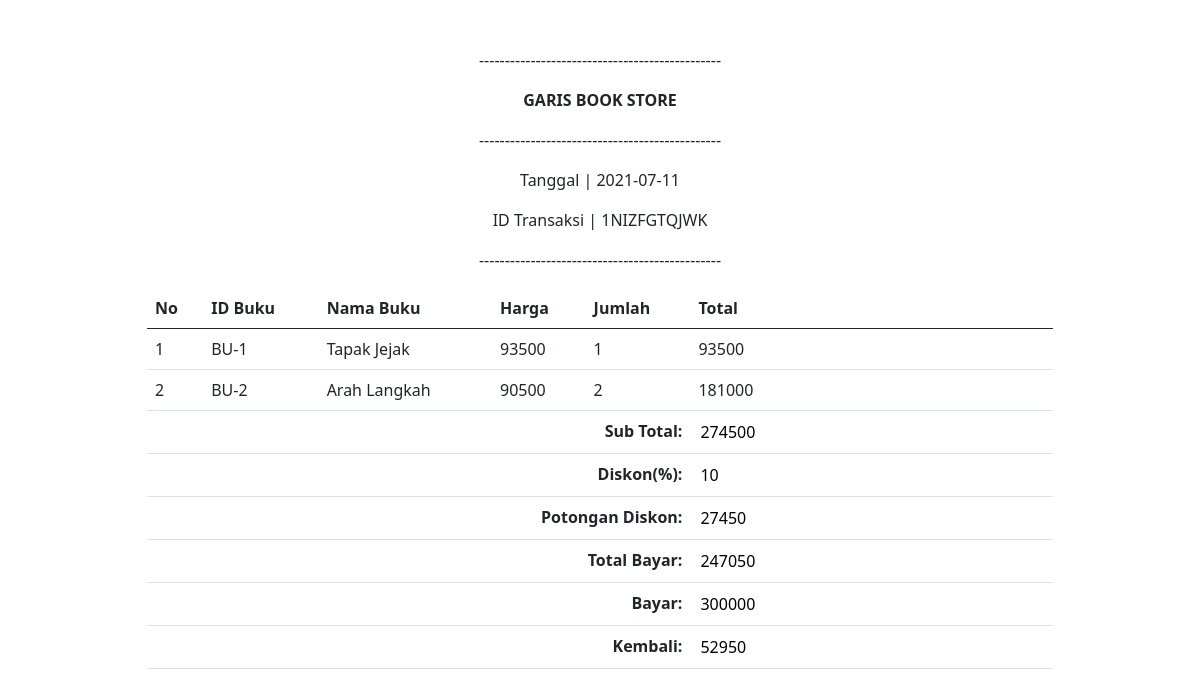
Screenshot of /transaksinota.php?randomcode=1NIZFGTQJWK (signed in) with the database file from the repository.
### tables this page shows
CREATE TABLE `transaksidetail` (
  `id_transaksi` varchar(50) NOT NULL,
  `tgl_transaksi` date NOT NULL,
  `sub_total` int(11) NOT NULL,
  `diskon` int(11) NOT NULL,
  `potongan` int(11) NOT NULL,
  `total_bayar` int(11) NOT NULL,
  `bayar` int(11) NOT NULL,
  `kembali` int(11) NOT NULL,
  `deleted` tinyint(1) NOT NULL
);

CREATE TABLE `transaksi` (
  `id` int(50) NOT NULL,
  `id_transaksi` varchar(50) NOT NULL,
  `id_buku` varchar(50) NOT NULL,
  `jumlah` int(11) NOT NULL,
  `total` int(11) NOT NULL,
  `deleted` tinyint(1) NOT NULL
);

CREATE TABLE `buku` (
  `id_buku` varchar(50) NOT NULL,
  `judul_buku` varchar(200) NOT NULL,
  `id_pengarang` varchar(20) NOT NULL,
  `id_penerbit` varchar(20) NOT NULL,
  `id_kategori` varchar(20) NOT NULL,
  `stok` int(11) NOT NULL,
  `harga` int(11) NOT NULL,
  `deskripsi` varchar(1000) NOT NULL,
  `gambar` varchar(200) NOT NULL,
  `deleted` tinyint(1) NOT NULL
);

### transaksinota.php (the view, shortened to what this page needs)
<?php
include 'config.php';
$rc = $_GET['randomcode'];
$query2 = "SELECT * FROM transaksidetail WHERE id_transaksi = '$rc'";
$head = mysqli_query($koneksi, $query2);
if ($head->num_rows > 0) {
    while ($data1 = mysqli_fetch_array($head)) {
        $id_t = $data1['id_transaksi'];
        $tanggal = $data1['tgl_transaksi'];
    }
} else {
    $id_t = "";
    $tanggal = "";
}
?>
<!doctype html>
<html lang="en">
<head>
    <link href="https://cdn.jsdelivr.net/npm/bootstrap@5.0.1/dist/css/bootstrap.min.css" rel="stylesheet">
</head>
<body onload="window.print();">
    <div class="container mt-5">
        <div class="container-fluid">
            <p class="text-center">-----------------------------------------------</p>
            <p class="fw-bold text-center">GARIS BOOK STORE</p>
            <p class="text-center">-----------------------------------------------</p>
            <p class="text-center">Tanggal | <?php echo $tanggal ?></p>
            <p class="text-center">ID Transaksi | <?php echo $id_t ?></p>
            <p class="text-center">-----------------------------------------------</p>
        </div>
        <div class="container-fluid col-10">
            <table id="tabelBuku" class="table col-10">
                <thead>
                    <tr>
                        <th scope="col">No</th>
                        <th scope="col">ID Buku</th>
                        <th scope="col">Nama Buku</th>
                        <th scope="col">Harga</th>
                        <th scope="col">Jumlah</th>
                        <th scope="col">Total</th>
                    </tr>
                </thead>
                <tbody>
                    <?php
                    include 'config.php';
                    $no = 1;
                    $query = "SELECT t.id_buku, b.judul_buku, b.harga, t.jumlah, t.total FROM transaksi t, buku b where t.id_buku = b.id_buku
                                    AND t.id_transaksi = '$rc'";
                    $result = mysqli_query($koneksi, $query);
                    if ($result->num_rows > 0) {
                        while ($data = mysqli_fetch_assoc($result)) {
                    ?>
                            <tr>
                                <td><?php echo $no++ ?></td>
                                <td><?php echo $data['id_buku']; ?></td>
                                <td><?php echo $data['judul_buku']; ?></td>
                                <td><?php echo $data['harga']; ?></td>
                                <td><?php echo $data['jumlah']; ?></td>
                                <td><?php echo $data['total']; ?></td>
                            </tr>
                    <?php
                            global $total_bayar;
                            $total_bayar = $total_bayar + $data['total'];
                        }
                    } else {
                        $total_bayar = null;
                    }
                    $query1 = "SELECT * FROM transaksidetail where deleted = 0 AND id_transaksi = '$rc'";
                    $result1 = mysqli_query($koneksi, $query1);
                    if ($result1->num_rows > 0) {
                        while ($data1 = mysqli_fetch_array($result1)) {
                            $diskonn = $data1['diskon'];
                            $potongan = $data1['potongan'];
                            $total_bayar1 = $data1['total_bayar'];
                            $bayar = $data1['bayar'];
                            $kembali = $data1['kembali'];
                        }
                    } else {
                        $diskonn = null;
                        $potongan = null;
                        $total_bayar1 = null;
                        $bayar = null;
                        $kembali = null;
                    }
                    ?>
                    <tr>
                        <th colspan="5" style="text-align: right;">Sub Total: </th>
                        <td><input style="border: none;" value="<?php echo $total_bayar ?>"></td>
                    </tr>
                    <tr>
                        <th colspan="5" style="text-align: right;">Diskon(%): </th>
                        <td><input style="border: none;" value="<?php echo $diskonn ?>"></td>
                    </tr>
                    <tr>
                        <th colspan="5" style="text-align: right;">Potongan Diskon: </th>
                        <td><input style="border: none;" value="<?php echo $potongan ?>" readonly></td>
                    </tr>
                    <tr>
                        <th colspan="5" style="text-align: right;">Total Bayar: </th>
                        <td><input style="border: none;" value="<?php echo $total_bayar1 ?>" readonly></td>
                    </tr>
                    <tr>
                        <th colspan="5" style="text-align: right;">Bayar: </th>
                        <td><input style="border: none;" value="<?php echo $bayar ?>"></td>
                    </tr>
                    <tr>
                        <th colspan="5" style="text-align: right;">Kembali: </th>
                        <td><input style="border: none;" value="<?php echo $kembali ?>" readonly></td>
                    </tr>
                </tbody>
            </table>
        </div>
    </div>
</body>
</html>

### rows the page displays
transaksidetail: tgl_transaksi "2021-07-11", id_transaksi "1NIZFGTQJWK", diskon "10", potongan "27450", total_bayar "247050", bayar "300000", kembali "52950"
transaksi: id_buku "BU-1", id_buku.judul_buku "Tapak Jejak", id_buku.harga "93500", jumlah "1", total "93500"
transaksi: id_buku "BU-2", id_buku.judul_buku "Arah Langkah", id_buku.harga "90500", jumlah "2", total "181000"
